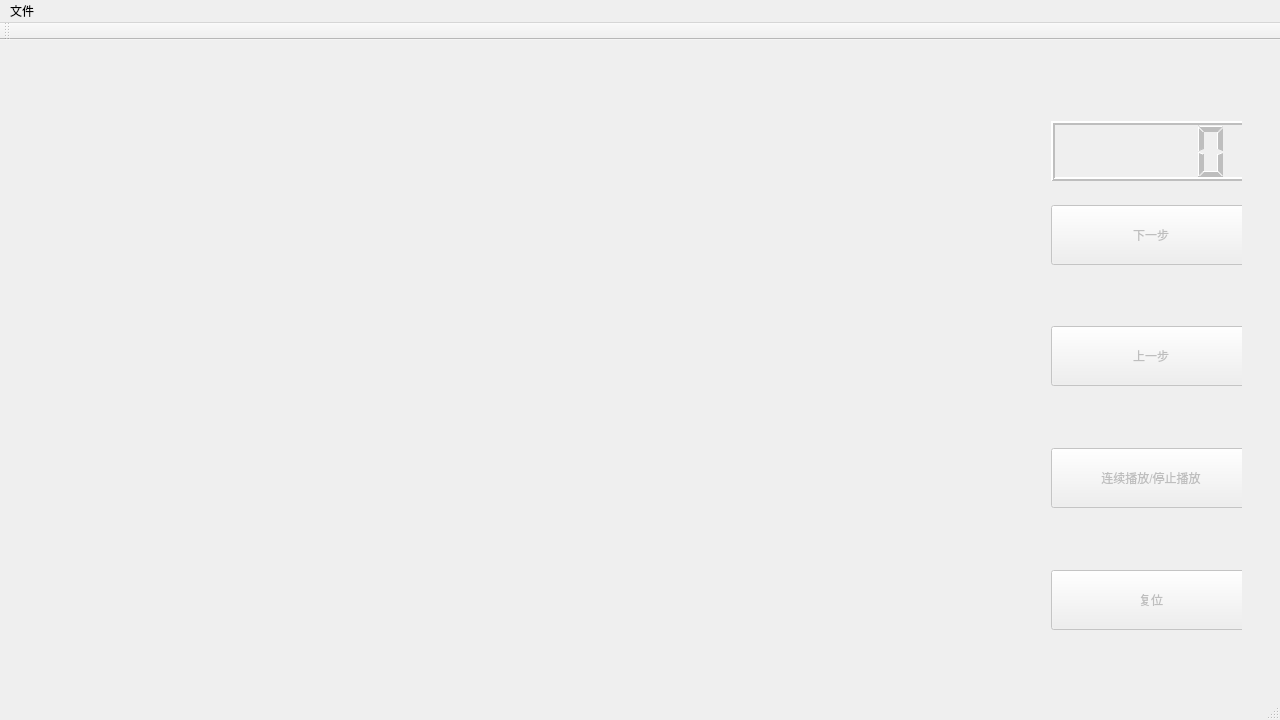
<?xml version="1.0" encoding="UTF-8"?>
<ui version="4.0">
 <class>MainWindow</class>
 <widget class="QMainWindow" name="MainWindow">
  <property name="geometry">
   <rect>
    <x>0</x>
    <y>0</y>
    <width>1280</width>
    <height>720</height>
   </rect>
  </property>
  <property name="windowTitle">
   <string>Digital Microfluidics</string>
  </property>
  <widget class="QWidget" name="centralWidget">
   <widget class="QWidget" name="layoutWidget">
    <property name="geometry">
     <rect>
      <x>1040</x>
      <y>70</y>
      <width>202</width>
      <height>531</height>
     </rect>
    </property>
    <layout class="QVBoxLayout" name="verticalLayout">
     <item>
      <widget class="QLCDNumber" name="lcdTime">
       <property name="enabled">
        <bool>false</bool>
       </property>
       <property name="minimumSize">
        <size>
         <width>200</width>
         <height>60</height>
        </size>
       </property>
       <property name="maximumSize">
        <size>
         <width>200</width>
         <height>60</height>
        </size>
       </property>
       <property name="frameShape">
        <enum>QFrame::Box</enum>
       </property>
       <property name="frameShadow">
        <enum>QFrame::Raised</enum>
       </property>
       <property name="lineWidth">
        <number>2</number>
       </property>
      </widget>
     </item>
     <item>
      <spacer name="verticalSpacer_4">
       <property name="orientation">
        <enum>Qt::Vertical</enum>
       </property>
       <property name="sizeHint" stdset="0">
        <size>
         <width>20</width>
         <height>80</height>
        </size>
       </property>
      </spacer>
     </item>
     <item>
      <widget class="QPushButton" name="nextButton">
       <property name="enabled">
        <bool>false</bool>
       </property>
       <property name="minimumSize">
        <size>
         <width>200</width>
         <height>60</height>
        </size>
       </property>
       <property name="maximumSize">
        <size>
         <width>200</width>
         <height>60</height>
        </size>
       </property>
       <property name="text">
        <string>下一步</string>
       </property>
       <property name="checkable">
        <bool>false</bool>
       </property>
      </widget>
     </item>
     <item>
      <spacer name="verticalSpacer">
       <property name="orientation">
        <enum>Qt::Vertical</enum>
       </property>
       <property name="sizeHint" stdset="0">
        <size>
         <width>20</width>
         <height>118</height>
        </size>
       </property>
      </spacer>
     </item>
     <item>
      <widget class="QPushButton" name="lastButton">
       <property name="enabled">
        <bool>false</bool>
       </property>
       <property name="minimumSize">
        <size>
         <width>200</width>
         <height>60</height>
        </size>
       </property>
       <property name="maximumSize">
        <size>
         <width>200</width>
         <height>60</height>
        </size>
       </property>
       <property name="text">
        <string>上一步</string>
       </property>
      </widget>
     </item>
     <item>
      <spacer name="verticalSpacer_2">
       <property name="orientation">
        <enum>Qt::Vertical</enum>
       </property>
       <property name="sizeHint" stdset="0">
        <size>
         <width>20</width>
         <height>118</height>
        </size>
       </property>
      </spacer>
     </item>
     <item>
      <widget class="QPushButton" name="playButton">
       <property name="enabled">
        <bool>false</bool>
       </property>
       <property name="minimumSize">
        <size>
         <width>200</width>
         <height>60</height>
        </size>
       </property>
       <property name="maximumSize">
        <size>
         <width>200</width>
         <height>60</height>
        </size>
       </property>
       <property name="text">
        <string>连续播放/停止播放</string>
       </property>
      </widget>
     </item>
     <item>
      <spacer name="verticalSpacer_3">
       <property name="orientation">
        <enum>Qt::Vertical</enum>
       </property>
       <property name="sizeHint" stdset="0">
        <size>
         <width>20</width>
         <height>118</height>
        </size>
       </property>
      </spacer>
     </item>
     <item>
      <widget class="QPushButton" name="resetButton">
       <property name="enabled">
        <bool>false</bool>
       </property>
       <property name="minimumSize">
        <size>
         <width>200</width>
         <height>60</height>
        </size>
       </property>
       <property name="maximumSize">
        <size>
         <width>200</width>
         <height>60</height>
        </size>
       </property>
       <property name="text">
        <string>复位</string>
       </property>
      </widget>
     </item>
    </layout>
   </widget>
  </widget>
  <widget class="QMenuBar" name="menuBar">
   <property name="geometry">
    <rect>
     <x>0</x>
     <y>0</y>
     <width>1280</width>
     <height>26</height>
    </rect>
   </property>
   <widget class="QMenu" name="menu">
    <property name="title">
     <string>文件</string>
    </property>
    <addaction name="actioninput"/>
    <addaction name="separator"/>
    <addaction name="actionExit"/>
   </widget>
   <addaction name="menu"/>
  </widget>
  <widget class="QToolBar" name="mainToolBar">
   <property name="allowedAreas">
    <set>Qt::TopToolBarArea</set>
   </property>
   <property name="floatable">
    <bool>false</bool>
   </property>
   <attribute name="toolBarArea">
    <enum>TopToolBarArea</enum>
   </attribute>
   <attribute name="toolBarBreak">
    <bool>false</bool>
   </attribute>
  </widget>
  <widget class="QStatusBar" name="statusBar"/>
  <action name="actioninput">
   <property name="text">
    <string>开始</string>
   </property>
  </action>
  <action name="actionExit">
   <property name="text">
    <string>退出</string>
   </property>
  </action>
 </widget>
 <layoutdefault spacing="6" margin="11"/>
 <resources/>
 <connections/>
</ui>
